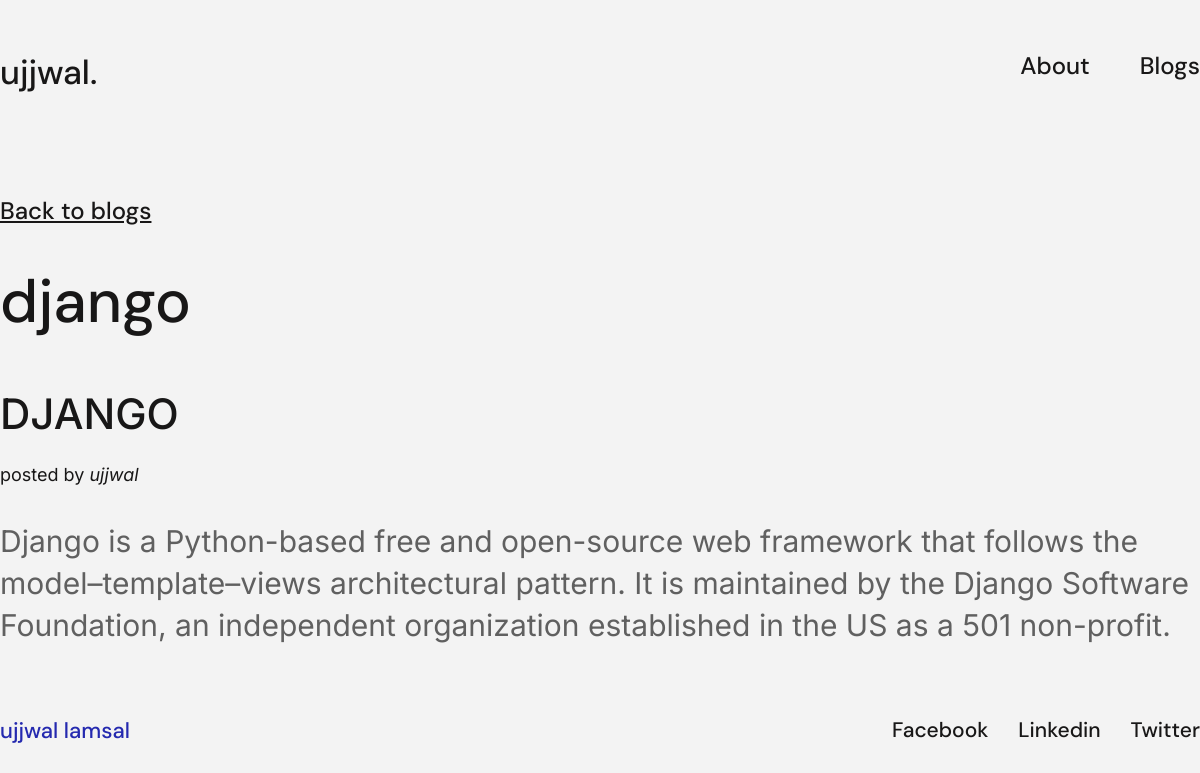
The app's page /blogs/blogs/3/ with its own data.
### blog/models.py (models this page shows)
class blog(models.Model):
    title = models.CharField(max_length = 200)
    author = models.ForeignKey('auth.User',on_delete=models.CASCADE,)
    body = models.TextField()

### blog/views.py (the view)
# urls.py: path('blogs/<int:blog_id>/', views.blog_detail, name='blog_detail'),
def blog_detail(request, blog_id):
    context = {
        'blog': blog.objects.get(id=blog_id)
    }
    return render(request, 'blogs/blog_detail.html', context)

### templates/blogs/blog_detail.html
{% extends 'base.html' %} {% block content %}
<a href="{% url 'blogs' %}" class="nav-links underline mb-4">Back to blogs</a>
<h1 class="hero-title">{{ blog.title }}</h1>
<div class="blogs">
  <div class="blog-card">
    <div class="blog-card-text">
      <div>
        <h4 class="blog-card-title">{{ blog.title }}</h4>
        <p class="blog-card-subtitle">posted by <em>{{ blog.author }}</em></p>
        <p class="blog-card-para">{{ blog.body }}</p>
      </div>
    </div>
  </div>
</div>
{% endblock content %}

### static/css/base.css (style rules this page uses)
* { margin: 0; padding: 0; box-sizing: border-box; }
html { font-size: 62.5%; scroll-behavior: smooth; }
body { background-color: #f3f3f3; }
.nav-links, .nav-logo { font-family: "DM Sans", sans-serif; font-size: 2.4rem; font-weight: 500; text-decoration: none; color: #181717; }
.hero-title { font-family: "DM Sans", sans-serif; font-style: normal; font-weight: 500; font-size: 6rem; color: #181717; line-height: 1.2; margin-bottom: 5rem; }
.blog-card { display: flex; flex-direction: column; gap: 2rem; margin-bottom: 5rem; }
.blog-card-title, .blog-card-subtitle, .blog-card-para, .blog-card-link { font-family: "Inter", sans-serif; font-style: normal; font-weight: normal; font-size: 1.8rem; color: #181717; }
.blog-card-title { font-size: 4.2rem; text-transform: uppercase; font-weight: 500; margin-bottom: 2.5rem; }
.blog-card-subtitle { margin-bottom: 3.5rem; }
.blog-card-para { font-size: 3rem; line-height: 1.4; color: #606060; margin-bottom: 2rem; }
.blog-card-text { display: flex; flex-direction: column; justify-content: space-between; }
.underline { text-decoration: underline; }
.mb-4 { margin-bottom: 4rem; display: inline-block; }

### records on screen
blog: title "django", title "DJANGO", author "ujjwal", body "Django is a Python-based free and open-source web framework that follows the model–template–views architectural pattern. It is maintained by the Django Software Foundation, an independent organization established in the US as a 501 non-profit."
